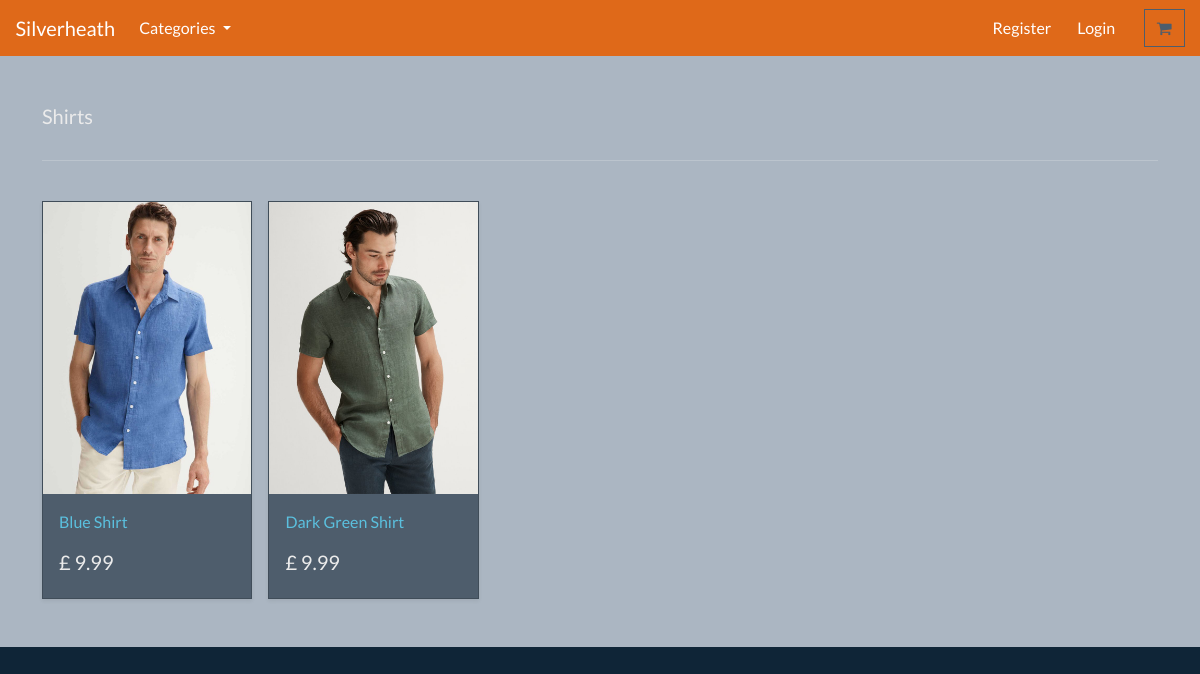
The page /search/shirts/ on the database its author committed.
### store/models.py (models this page shows, shortened)
class Category(models.Model):
    name = models.CharField(max_length=250, db_index=True)
    slug = models.SlugField(max_length=250, unique=True)
    class Meta:
        verbose_name_plural = 'categories'
    def get_absolute_url(self):
        return reverse('list-category', args=[self.slug])

class Product(models.Model):
    category = models.ForeignKey(Category, related_name='product', on_delete=models.CASCADE, null=True)
    title = models.CharField(max_length=250)
    brand = models.CharField(max_length=250, default='un-branded')
    description = models.TextField(blank=True)
    slug = models.SlugField(max_length=255)
    price = models.DecimalField(max_digits=4, decimal_places=2)
    image = models.ImageField(upload_to='images/')
    class Meta:
        verbose_name_plural = 'products'
    def get_absolute_url(self):
        return reverse('product-info', args=[self.slug])

### store/views.py (the view)
# urls.py: path('search/<slug:category_slug>/', views.list_category, name='list-category'),
def list_category(request, category_slug=None):
    category = get_object_or_404(Category, slug=category_slug)
    products = Product.objects.filter(category=category)
    return render(request, 'store/list-category.html', {'category':category, 'products':products})

### cart/context_processors.py (called while the page is built)
def cart(request):
    return {'cart': Cart(request)}

### store/views.py (called while the page is built)
def categories(request):
    all_categories = Category.objects.all()
    return {'all_categories': all_categories}

### store/templates/store/list-category.html
{% extends "./base.html" %}
{% load static %}
{% block content %}
<main>
  <div class="album py-5 bg-light">
    <div class="container">
      <div class="pb-3 h5"> {{category.name | capfirst }} </div>
      <hr>
      <br>
      <div class="row row-cols-1 row-cols-sm-2 row-cols-md-5 g-3">
        {% for product in products %}
        <div class="col">
          <div class="card shadow-sm">
          <img class="img-fluid" alt="Responsive image" src="{{product.image.url}}">
            <div class="card-body">
              <p class="card-text">
                <a class="text-info text-decoration-none" href="{{product.get_absolute_url}}"> {{product.title}} </a>
              </p>
              <div class="d-flex justify-content-between align-items-center">
                <h5> £ {{product.price}} </h5>
              </div>
            </div>
          </div>
        </div>
        {% endfor %}
      </div>
    </div>
  </div>
</main>
{% endblock %}

### rows shown on the page
Category: name "Shirts"
Product: image (picture), title "Blue Shirt", price "9.99"
Product: image (picture), title "Dark Green Shirt", price "9.99"
